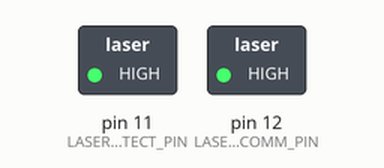
A sketch run on a simulated Arduino Uno, built with avr-gcc and run on an emulated ATmega328P. Parts: switched loads named in the sketch (green lamp = pin HIGH).

Above: at 0.1 s.
Timing chart, 0 to 1.6 s (numbered marks = the images above):
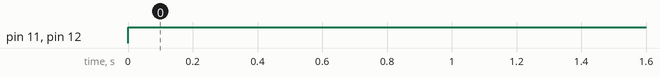

Measured:
- by itself, pin 11 (LASER_DETECT_PIN), pin 12 (LASER_COMM_PIN): LOW → HIGH at 0.00 s

The sketch:

ADJUST.ino
```cpp
#define LASER_DETECT_PIN 11
#define LASER_COMM_PIN 12
void setup() {
  // put your setup code here, to run once:
pinMode(LASER_DETECT_PIN,OUTPUT);
pinMode(LASER_COMM_PIN,OUTPUT);

}

void loop() {
  // put your main code here, to run repeatedly:
digitalWrite(LASER_DETECT_PIN,HIGH);
digitalWrite(LASER_COMM_PIN,HIGH);
}
```
